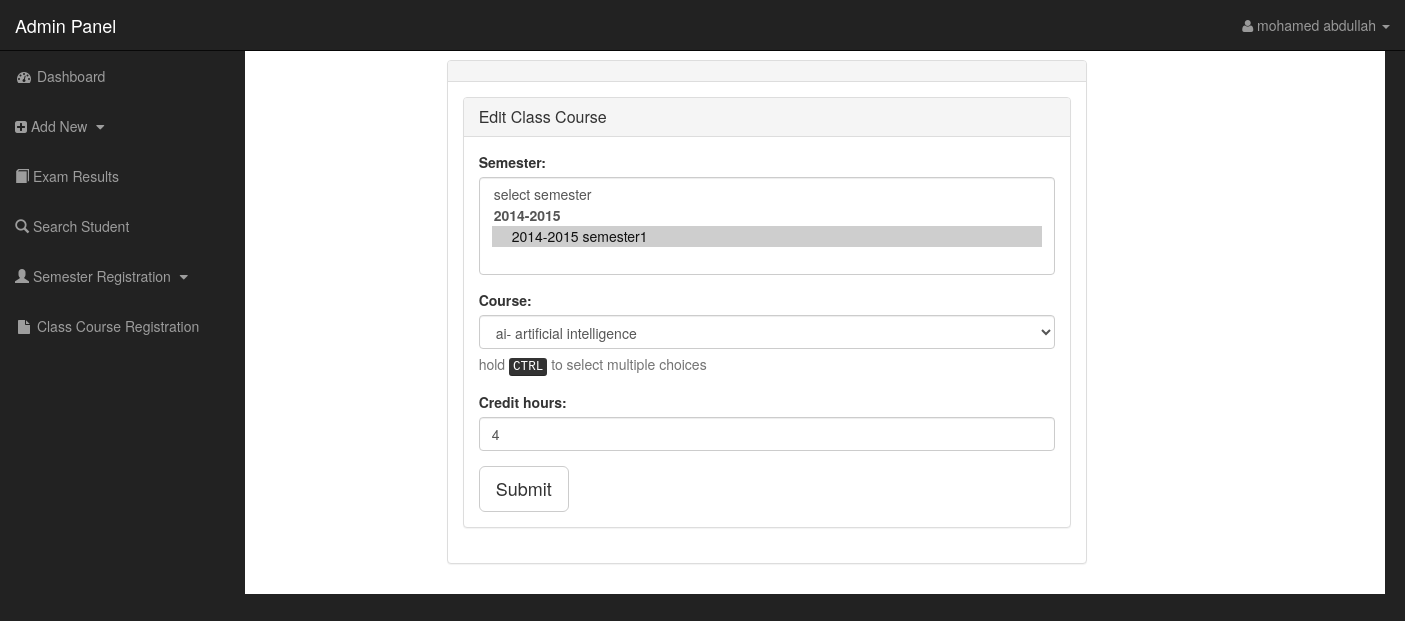
The app's page /admin/edit_clscrs_form.php?clscrs_id=1 (signed in) with its own data.
### tables this page shows
CREATE TABLE IF NOT EXISTS `class_course` (
`class_course_id` int(11) NOT NULL,
  `class_id` int(11) NOT NULL,
  `semester_id` int(11) NOT NULL,
  `course_id` int(11) NOT NULL,
  `cr_hours` int(11) NOT NULL
);

CREATE TABLE IF NOT EXISTS `course` (
`course_id` int(11) NOT NULL,
  `course_name` varchar(50) NOT NULL,
  `course_code` varchar(10) DEFAULT NULL
);

### includes/functions.php (called while the page is built, shortened)
<?php
$conn = new mysqli('localhost','root','','exam_res');
function get_ac_year(){
    global $conn;
    $result=$conn->query("select ac_year_from,ac_year_to from semester group by ac_year_from,ac_year_from");
    return $result;
}
function get_all_courses(){
    global $conn;
    $result=$conn->query("select * from course ORDER BY course_name");
    return $result;
}
function get_all_semestersby_ac($ac_year_from,$ac_year_to){
    global $conn;
    $result=$conn->query("select * from semester where ac_year_from='$ac_year_from' and ac_year_to='$ac_year_to';");
    return $result;
}
function get_clscrs_by_id($id){
    global $conn;
    $result=$conn->query("select * from class_course WHERE class_course_id = $id ");
    return $result;
}

### public/admin/edit_clscrs_form.php (the view, shortened to what this page needs)
<?php require_once('../../includes/layout/header.php');
require_once('../../includes/functions.php');
admin_confirm_logged_in();?>
<?php require_once('../../includes/layout/nav.php');?>
<?php
if (isset($_REQUEST['clscrs_id'])){
    $result=get_clscrs_by_id($_REQUEST['clscrs_id']);
    while($clscrs=$result->fetch_assoc()){
        $sms_id=$clscrs['semester_id'];
        $course_id=$clscrs['course_id'];
        $cr_hours=$clscrs['cr_hours'];
    }
}
?>
<div class="container">
    <div id="page-wrapper">
        <div class="row">
            <div class="col-md-2"></div>
            <div class="col-md-7">
                <div class="panel panel-default">
                    <div class="panel-heading"><h3 class="panel-title"></h3></div>
                    <div class="panel-body">
                        <div class="panel panel-default">
                            <div class="panel-heading"><h3 class="panel-title">Edit Class Course</h3></div>
                            <div class="panel-body">
                                <form role="form" method="post" enctype="multipart/form-data">
                                    <div class="form-group">
                                        <label for="ddl_grade_sms">Semester:</label>
                                        <select id="ddl_grade_sms" class="form-control" name="ddl_edit_sms_id"  size="4" required>
                                            <option value="" selected>select semester</option>
                                            <?php $ac_year=get_ac_year();
                                            while($ac_year_row=$ac_year->fetch_assoc()){
                                                $semester=get_all_semestersby_ac($ac_year_row['ac_year_from'],$ac_year_row['ac_year_to']);
                                                echo "<optgroup label='".$ac_year_row['ac_year_from']."-".$ac_year_row['ac_year_to']."'>";
                                                while($semester_row=$semester->fetch_assoc()){
                                                    echo "<option value=".$semester_row['semester_id'];
                                                    if(isset($sms_id)){
                                                        if($semester_row['semester_id']==$sms_id){echo " selected ";}
                                                    }
                                                    echo ">";
                                                    echo $ac_year_row['ac_year_from']."-".$ac_year_row['ac_year_to']." ".$semester_row['semester_name']."</option>";
                                                }
                                                echo "</optgroup>";
                                            }
                                            ?>
                                        </select>
                                    </div>
                                    <div class="form-group">
                                        <label for="txt_crscls">Course:</label>
                                        <select id="txt_crscls" name="ddl_edit_crs_id" class="form-control" required >
                                            <?php $all_courses=get_all_courses();
                                            while($course = $all_courses->fetch_assoc()){
                                                echo "<option value=".$course['course_id'];
                                                if(isset($course_id)){
                                                    if($course['course_id']==$course_id){echo " selected ";}
                                                }
                                                echo ">".$course['course_code']."- ".$course['course_name']."</option>";
                                            }?>
                                        </select>
                                        <span class="help-block">hold <kbd>CTRL</kbd> to select multiple choices</span>
                                    </div>
                                    <div class="form-group">
                                        <label for="txt_cr_hours">Credit hours:</label>
                                        <input type="text" class="form-control" id="txt_class_name" placeholder="3 / 4" value="<?php if(isset($cr_hours)){echo $cr_hours;} ?>" name="txt_edit_cr_h" required>
                                    </div>
                                    <button type="submit" name='submit_edit_clscrs' class="btn btn-default btn-lg">Submit</button>
                                </form>
                            </div>
                        </div>
                    </div>
                </div>
            </div>
        </div>
    </div>
</div>
<?php require_once('../../includes/layout/footer.php');?>

### public/css/sb-admin.css (style rules this page uses)
body { margin-top: 100px; background-color: #222; }
@media (min-width:768px) { body { margin-top: 50px; } }
#page-wrapper { width: 100%; padding: 0; background-color: #fff; }
@media (min-width:768px) { #page-wrapper { padding: 10px; } }

### records on screen
class_course: ddl_edit_sms_id "select semester / 2014-2015 semester1 ☑", ddl_edit_crs_id "ai- artificial intelligence", txt_edit_cr_h "4"

### other values on screen
$_SESSION['full_name'] "mohamed abdullah"
